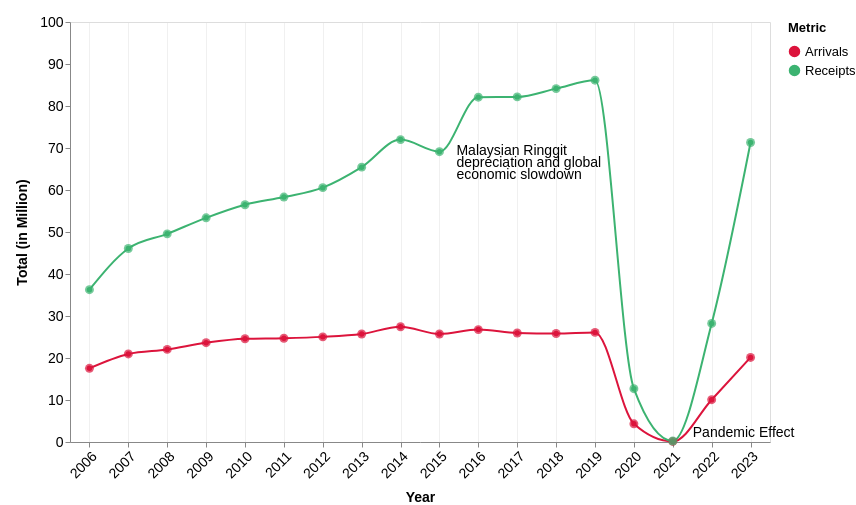

Vega-Lite specification for this chart:
### Vega-Lite specification from a JSON file in a GitHub repository (floating-point values rounded to 4 significant figures)
{"$schema": "https://vega.github.io/schema/vega-lite/v5.json", "width": 700, "height": 420, "data": {"values": [{"year": "2006", "Arrivals": 17.55, "Receipts": 36.27}, {"year": "2007", "Arrivals": 20.97, "Receipts": 46.07}, {"year": "2008", "Arrivals": 22.05, "Receipts": 49.56}, {"year": "2009", "Arrivals": 23.64, "Receipts": 53.37}, {"year": "2010", "Arrivals": 24.58, "Receipts": 56.49}, {"year": "2011", "Arrivals": 24.71, "Receipts": 58.32}, {"year": "2012", "Arrivals": 25.03, "Receipts": 60.56}, {"year": "2013", "Arrivals": 25.72, "Receipts": 65.44}, {"year": "2014", "Arrivals": 27.44, "Receipts": 72.0}, {"year": "2015", "Arrivals": 25.72, "Receipts": 69.12}, {"year": "2016", "Arrivals": 26.76, "Receipts": 82.1}, {"year": "2017", "Arrivals": 25.95, "Receipts": 82.17}, {"year": "2018", "Arrivals": 25.83, "Receipts": 84.14}, {"year": "2019", "Arrivals": 26.1, "Receipts": 86.14}, {"year": "2020", "Arrivals": 4.33, "Receipts": 12.69}, {"year": "2021", "Arrivals": 0.13, "Receipts": 0.24}, {"year": "2022", "Arrivals": 10.07, "Receipts": 28.23}, {"year": "2023", "Arrivals": 20.14, "Receipts": 71.31}]}, "transform": [{"fold": ["Arrivals", "Receipts"], "as": ["Metric", "Value"]}], "layer": [{"mark": {"type": "line", "point": true, "interpolate": "monotone", "tooltip": true}, "encoding": {"x": {"field": "year", "type": "ordinal", "title": "Year", "axis": {"labelAngle": -45, "titlePadding": 10, "labelFontSize": 14, "titleFontSize": 14, "grid": true, "gridOpacity": 0.45}}, "y": {"field": "Value", "type": "quantitative", "title": "Total (in Million)", "axis": {"titlePadding": 10, "labelFontSize": 14, "titleFontSize": 14, "grid": false}, "scale": {"domain": [0, 100]}}, "color": {"field": "Metric", "type": "nominal", "scale": {"domain": ["Arrivals", "Receipts"], "range": ["#DC143C", "#3CB371"]}, "legend": {"title": "Metric", "labelFontSize": 13, "titleFontSize": 13, "titlePadding": 10}}}}, {"mark": {"type": "point", "tooltip": true, "filled": true, "size": 80}, "encoding": {"x": {"field": "year", "type": "ordinal"}, "y": {"field": "Value", "type": "quantitative"}, "color": {"field": "Metric", "type": "nominal"}, "tooltip": [{"field": "year", "title": "Year"}, {"field": "Metric", "title": "Metric"}, {"field": "Value", "title": "Value", "format": ".2f"}]}}, {"mark": {"type": "text", "lineHeight": 12, "font": "Sans-Serif", "align": "left", "color": "#000", "dx": 17, "dy": -1, "fontSize": 14}, "encoding": {"x": {"field": "year", "type": "ordinal", "title": "Year"}, "y": {"field": "Value", "type": "quantitative"}, "text": {"value": ["Malaysian Ringgit", "depreciation and global", "economic slowdown"]}}, "transform": [{"filter": {"field": "Value", "equal": 69.12}}]}, {"mark": {"type": "text", "lineHeight": 12, "font": "Sans-Serif", "align": "left", "color": "#000", "dx": 20, "dy": -7.5, "fontSize": 14}, "encoding": {"x": {"field": "year", "type": "ordinal", "title": "Year"}, "y": {"field": "Value", "type": "quantitative"}, "text": {"value": ["Pandemic Effect"]}}, "transform": [{"filter": {"field": "Value", "equal": 0.24}}]}], "padding": {"top": 15, "left": 15}}
